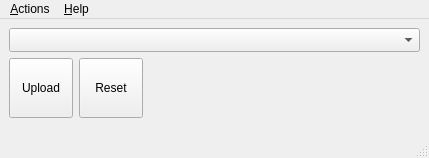
<?xml version="1.0" encoding="UTF-8"?>
<ui version="4.0">
 <class>UpdaterWindow</class>
 <widget class="QMainWindow" name="UpdaterWindow">
  <property name="geometry">
   <rect>
    <x>0</x>
    <y>0</y>
    <width>429</width>
    <height>158</height>
   </rect>
  </property>
  <property name="windowTitle">
   <string>Teensy Updater</string>
  </property>
  <property name="windowIcon">
   <iconset resource="../../resources/resources.qrc">
    <normaloff>:/teensyupdater</normaloff>:/teensyupdater</iconset>
  </property>
  <widget class="QWidget" name="centralwidget">
   <layout class="QVBoxLayout" name="verticalLayout" stretch="0,0,1">
    <item>
     <widget class="QComboBox" name="boardComboBox">
      <property name="sizeAdjustPolicy">
       <enum>QComboBox::AdjustToMinimumContentsLengthWithIcon</enum>
      </property>
      <property name="minimumContentsLength">
       <number>14</number>
      </property>
     </widget>
    </item>
    <item>
     <layout class="QHBoxLayout" name="horizontalLayout" stretch="0,0,1">
      <item>
       <widget class="QToolButton" name="uploadButton">
        <property name="minimumSize">
         <size>
          <width>64</width>
          <height>60</height>
         </size>
        </property>
        <property name="maximumSize">
         <size>
          <width>64</width>
          <height>60</height>
         </size>
        </property>
        <property name="text">
         <string>Upload</string>
        </property>
        <property name="icon">
         <iconset resource="../../resources/resources.qrc">
          <normaloff>:/upload</normaloff>:/upload</iconset>
        </property>
        <property name="iconSize">
         <size>
          <width>32</width>
          <height>32</height>
         </size>
        </property>
        <property name="toolButtonStyle">
         <enum>Qt::ToolButtonTextUnderIcon</enum>
        </property>
       </widget>
      </item>
      <item>
       <widget class="QToolButton" name="resetButton">
        <property name="minimumSize">
         <size>
          <width>64</width>
          <height>60</height>
         </size>
        </property>
        <property name="maximumSize">
         <size>
          <width>64</width>
          <height>60</height>
         </size>
        </property>
        <property name="text">
         <string>Reset</string>
        </property>
        <property name="icon">
         <iconset resource="../../resources/resources.qrc">
          <normaloff>:/reset</normaloff>:/reset</iconset>
        </property>
        <property name="iconSize">
         <size>
          <width>32</width>
          <height>32</height>
         </size>
        </property>
        <property name="toolButtonStyle">
         <enum>Qt::ToolButtonTextUnderIcon</enum>
        </property>
       </widget>
      </item>
      <item>
       <widget class="QStackedWidget" name="stackedWidget">
        <property name="currentIndex">
         <number>0</number>
        </property>
        <widget class="QWidget" name="page">
         <layout class="QHBoxLayout" name="horizontalLayout_3">
          <property name="leftMargin">
           <number>0</number>
          </property>
          <property name="topMargin">
           <number>0</number>
          </property>
          <property name="rightMargin">
           <number>0</number>
          </property>
          <property name="bottomMargin">
           <number>0</number>
          </property>
          <item>
           <widget class="QLabel" name="logoLabel">
            <property name="text">
             <string/>
            </property>
            <property name="alignment">
             <set>Qt::AlignRight|Qt::AlignTrailing|Qt::AlignVCenter</set>
            </property>
           </widget>
          </item>
         </layout>
        </widget>
        <widget class="QWidget" name="page_2">
         <layout class="QVBoxLayout" name="verticalLayout_2">
          <property name="leftMargin">
           <number>0</number>
          </property>
          <property name="topMargin">
           <number>0</number>
          </property>
          <property name="rightMargin">
           <number>0</number>
          </property>
          <property name="bottomMargin">
           <number>0</number>
          </property>
          <item>
           <widget class="QProgressBar" name="taskProgress">
            <property name="sizePolicy">
             <sizepolicy hsizetype="Expanding" vsizetype="Fixed">
              <horstretch>0</horstretch>
              <verstretch>0</verstretch>
             </sizepolicy>
            </property>
            <property name="minimumSize">
             <size>
              <width>120</width>
              <height>60</height>
             </size>
            </property>
            <property name="maximumSize">
             <size>
              <width>16777215</width>
              <height>60</height>
             </size>
            </property>
            <property name="value">
             <number>24</number>
            </property>
            <property name="textVisible">
             <bool>false</bool>
            </property>
           </widget>
          </item>
         </layout>
        </widget>
       </widget>
      </item>
     </layout>
    </item>
    <item>
     <spacer name="verticalSpacer">
      <property name="orientation">
       <enum>Qt::Vertical</enum>
      </property>
      <property name="sizeHint" stdset="0">
       <size>
        <width>20</width>
        <height>40</height>
       </size>
      </property>
     </spacer>
    </item>
   </layout>
  </widget>
  <widget class="QMenuBar" name="menubar">
   <property name="geometry">
    <rect>
     <x>0</x>
     <y>0</y>
     <width>429</width>
     <height>20</height>
    </rect>
   </property>
   <widget class="QMenu" name="menu_Actions">
    <property name="title">
     <string>&amp;Actions</string>
    </property>
    <addaction name="actionUpload"/>
    <addaction name="actionReset"/>
    <addaction name="separator"/>
    <addaction name="actionQuit"/>
   </widget>
   <widget class="QMenu" name="menu_Help">
    <property name="title">
     <string>&amp;Help</string>
    </property>
    <addaction name="actionOpenLog"/>
    <addaction name="separator"/>
    <addaction name="actionWebsite"/>
    <addaction name="actionReportBug"/>
   </widget>
   <addaction name="menu_Actions"/>
   <addaction name="menu_Help"/>
  </widget>
  <widget class="QStatusBar" name="statusbar">
   <property name="palette">
    <palette>
     <active>
      <colorrole role="WindowText">
       <brush brushstyle="SolidPattern">
        <color alpha="255">
         <red>255</red>
         <green>0</green>
         <blue>0</blue>
        </color>
       </brush>
      </colorrole>
     </active>
     <inactive>
      <colorrole role="WindowText">
       <brush brushstyle="SolidPattern">
        <color alpha="255">
         <red>255</red>
         <green>0</green>
         <blue>0</blue>
        </color>
       </brush>
      </colorrole>
     </inactive>
     <disabled>
      <colorrole role="WindowText">
       <brush brushstyle="SolidPattern">
        <color alpha="255">
         <red>120</red>
         <green>120</green>
         <blue>120</blue>
        </color>
       </brush>
      </colorrole>
     </disabled>
    </palette>
   </property>
   <property name="sizeGripEnabled">
    <bool>true</bool>
   </property>
  </widget>
  <action name="actionUpload">
   <property name="text">
    <string>&amp;Upload</string>
   </property>
   <property name="shortcut">
    <string>Ctrl+U</string>
   </property>
  </action>
  <action name="actionReset">
   <property name="text">
    <string>&amp;Reset</string>
   </property>
   <property name="shortcut">
    <string>Ctrl+R</string>
   </property>
  </action>
  <action name="actionQuit">
   <property name="text">
    <string>&amp;Quit</string>
   </property>
   <property name="shortcut">
    <string>Ctrl+Q</string>
   </property>
  </action>
  <action name="actionWebsite">
   <property name="text">
    <string>&amp;Website</string>
   </property>
  </action>
  <action name="actionOpenLog">
   <property name="text">
    <string>Open &amp;Log</string>
   </property>
  </action>
  <action name="actionReportBug">
   <property name="text">
    <string>&amp;Report a bug</string>
   </property>
   <property name="toolTip">
    <string>Report a bug</string>
   </property>
  </action>
 </widget>
 <resources>
  <include location="../../resources/resources.qrc"/>
 </resources>
 <connections/>
</ui>
